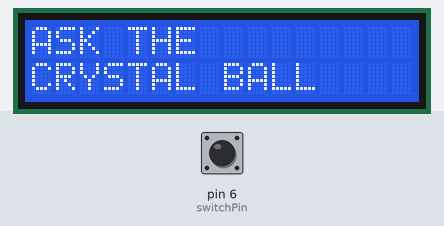
Bench run of a sketch on a simulated Arduino Uno, built with avr-gcc and run on an emulated ATmega328P. Parts: 16×2 character LCD. The inputs (shaded band) are chosen by the test bench; at power-on: pin 6 (switchPin) LOW. Random numbers use the default seed unless the sketch sets one.

Above: at 1.2 s.
1.3 s: pin 6 (switchPin) pulled HIGH for 0.15 s
At 2.0 s:
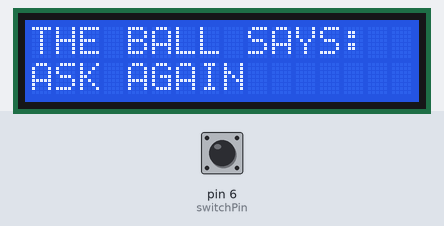
2.9 s: pin 6 (switchPin) pulled HIGH for 1 s
At 4.5 s:
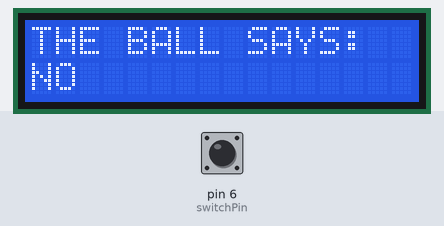
5.4 s: pin 6 (switchPin) pulsed HIGH 5 times (0.12 s each, 0.3 s apart)
At 7.1 s:
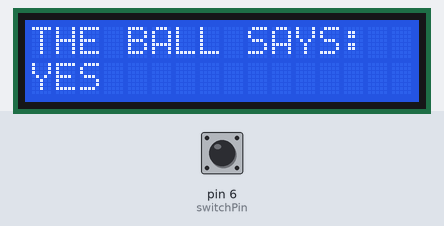
8.4 s: pin 6 (switchPin) pulled HIGH for 0.15 s
At 9.7 s:
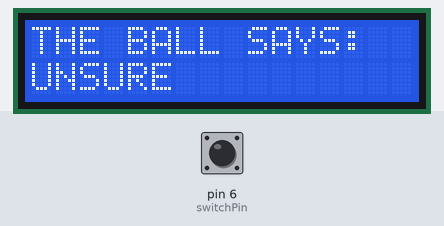
10.0 s: pin 6 (switchPin) pulled HIGH for 3.2 s
At 14.0 s:
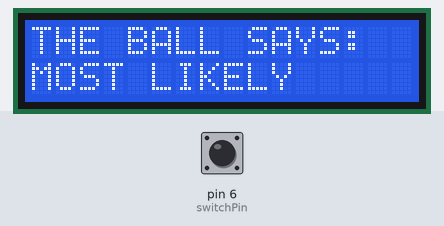
14.7 s: pin 6 (switchPin) pulled HIGH for 0.15 s
At 15.8 s:
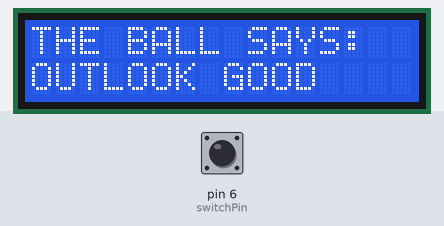
Timing chart, 0 to 17.3 s (numbered marks = the images above; inputs shaded):
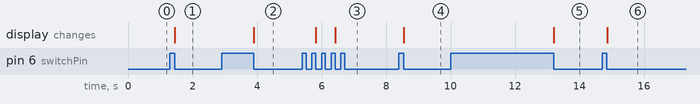

Measured:
- after the input at 1.3 s, the display: changes after 0.16 s (image 1)
- after the input at 2.9 s, the display: changes after 1.0 s (image 2)
- after the input at 5.4 s, the display: first changes after 0.43 s (image 3 shows a later state)
- after the input at 8.4 s, the display: changes after 0.16 s (image 4)
- after the input at 10.0 s, the display: changes after 3.2 s (image 5)
- after the input at 14.7 s, the display: changes after 0.16 s (image 6)

The sketch:

crystalBall.ino
```cpp
#include <LiquidCrystal.h>

LiquidCrystal lcd(12, 11, 5, 4, 3, 2);

const int switchPin = 6;
int switchState = 0;
int prevSwitchState = 0;
int replyIndex = 0;

String replies[] = {"YES", "NO", "MAYBE", "MOST LIKELY", "CERTAINLY", "OUTLOOK GOOD", "UNSURE", "ASK AGAIN"};

void setup(){
  lcd.begin(16, 2); // there is 2 rows and 16 columns

  pinMode(switchPin, INPUT);

  lcd.print("ASK THE");
  lcd.setCursor(0, 1); // move to the second row
  lcd.print("CRYSTAL BALL");
}

void loop(){
  switchState = digitalRead(switchPin);

  if(switchState != prevSwitchState){
    if(switchState == LOW){
      replyIndex = random(8); // can simply add replies.length here to have it easy increasing the responses

      lcd.clear(); // empties the lcd
      lcd.setCursor(0, 0); // move the cursor back to the beginning
      lcd.print("THE BALL SAYS:");
      lcd.setCursor(0, 1); // next line

      lcd.print(replies[replyIndex]);

    }
  }

  prevSwitchState = switchState;
}
```
